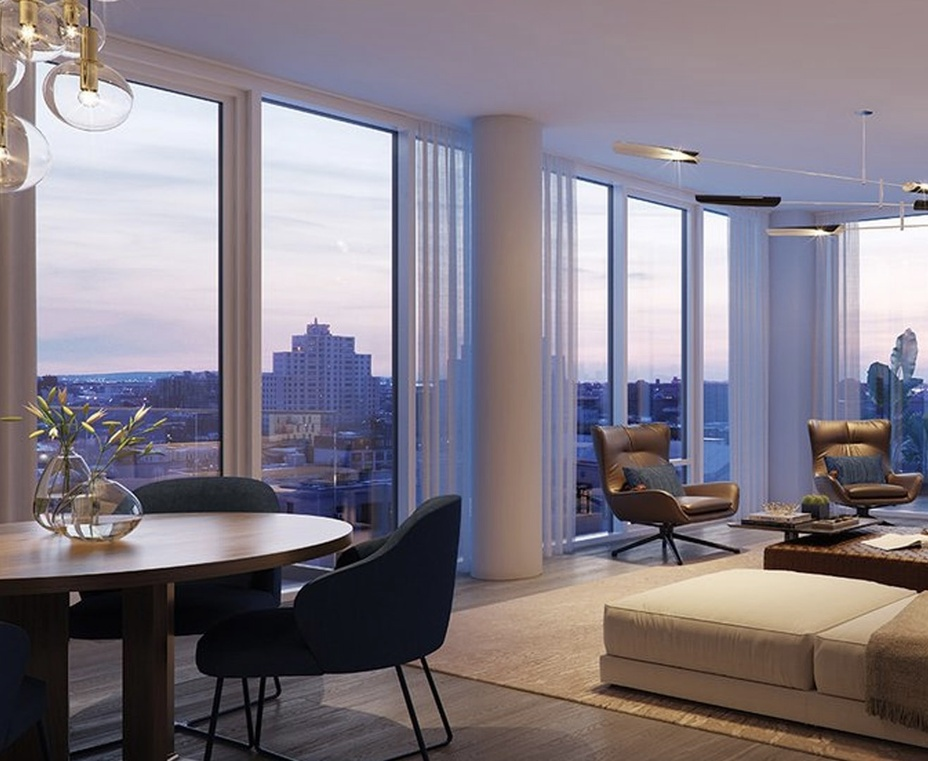
#> input picture HW11_Stitching/assets/my_object4.jpg, 928 x 761 px, shrunk from 1317 x 1080 before the run, found by its file name
$ python main.py
#> lines starting #> are read from the running program, lines starting #| are printed output that depends on the picture
import cv2

img1 = cv2.imread("HW11_Stitching/assets/my_object4.jpg")
#> img1 is the input picture: shape (761, 928, 3); mean B, G, R 132.2, 123.6, 131.2
img2 = cv2.imread("HW11_Stitching/assets/my_object5.jpg")
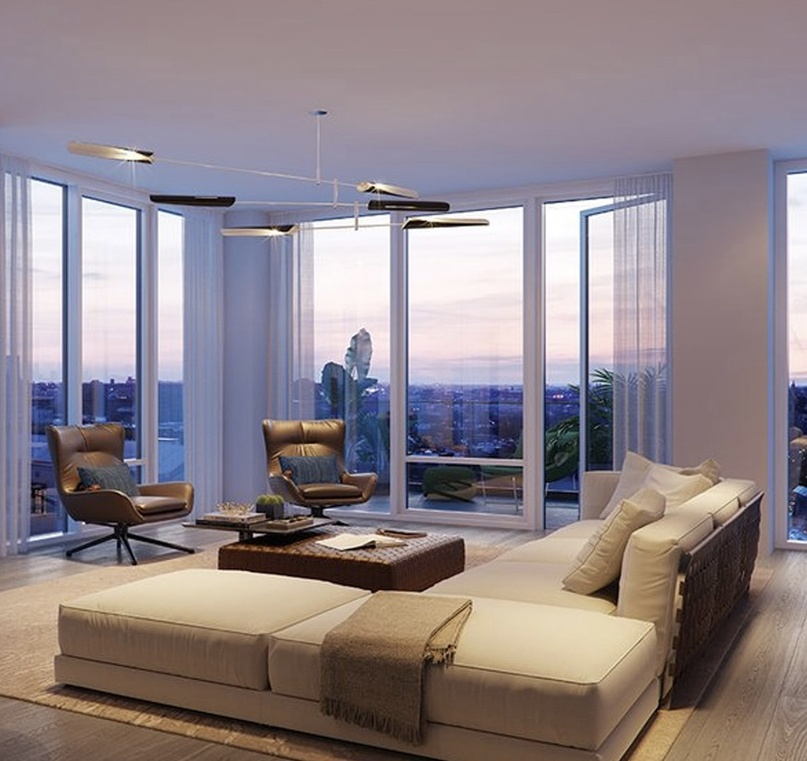
#> input picture HW11_Stitching/assets/my_object5.jpg, 807 x 761 px, shrunk from 1146 x 1080 before the run, found by its file name
#> img2 is the input picture: shape (761, 807, 3); mean B, G, R 135.8, 131.9, 143.3

if img1 is None or img2 is None:
    raise FileNotFoundError("Images not found")

stitcher = cv2.Stitcher_create()

status, result = stitcher.stitch([img1, img2])
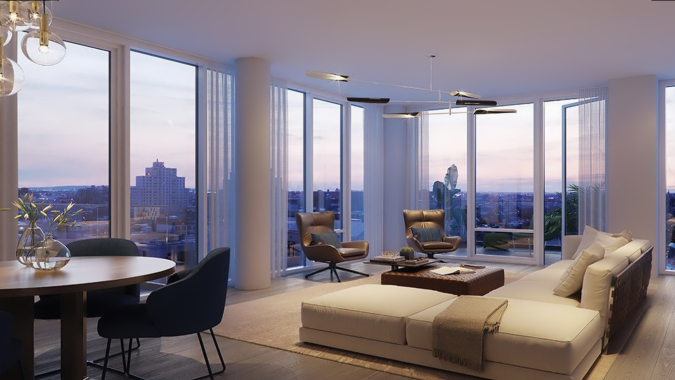
#> result: shape (760, 1350, 3) (shown at 1/2 size); mean B, G, R 132, 125.6, 134.8
#> status = 0

if status == cv2.Stitcher_OK:
    cv2.imshow("Panorama", result)
    cv2.waitKey(0)
    cv2.destroyAllWindows()
else:
    print("Stitching failed. Status:", status)
